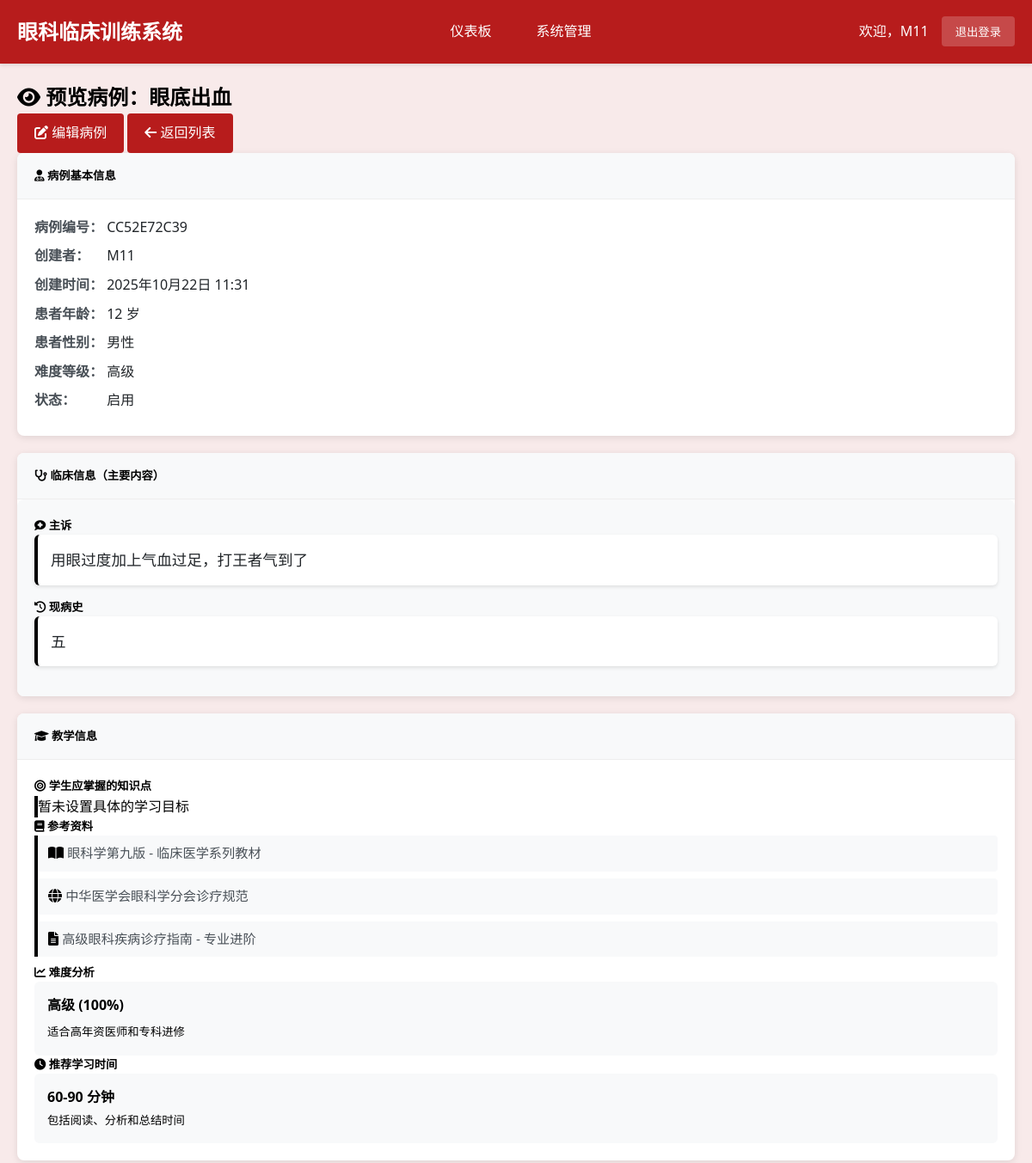
The app's page /teacher/clinical-cases/CC52E72C39/preview/ (signed in, upper part), older data.
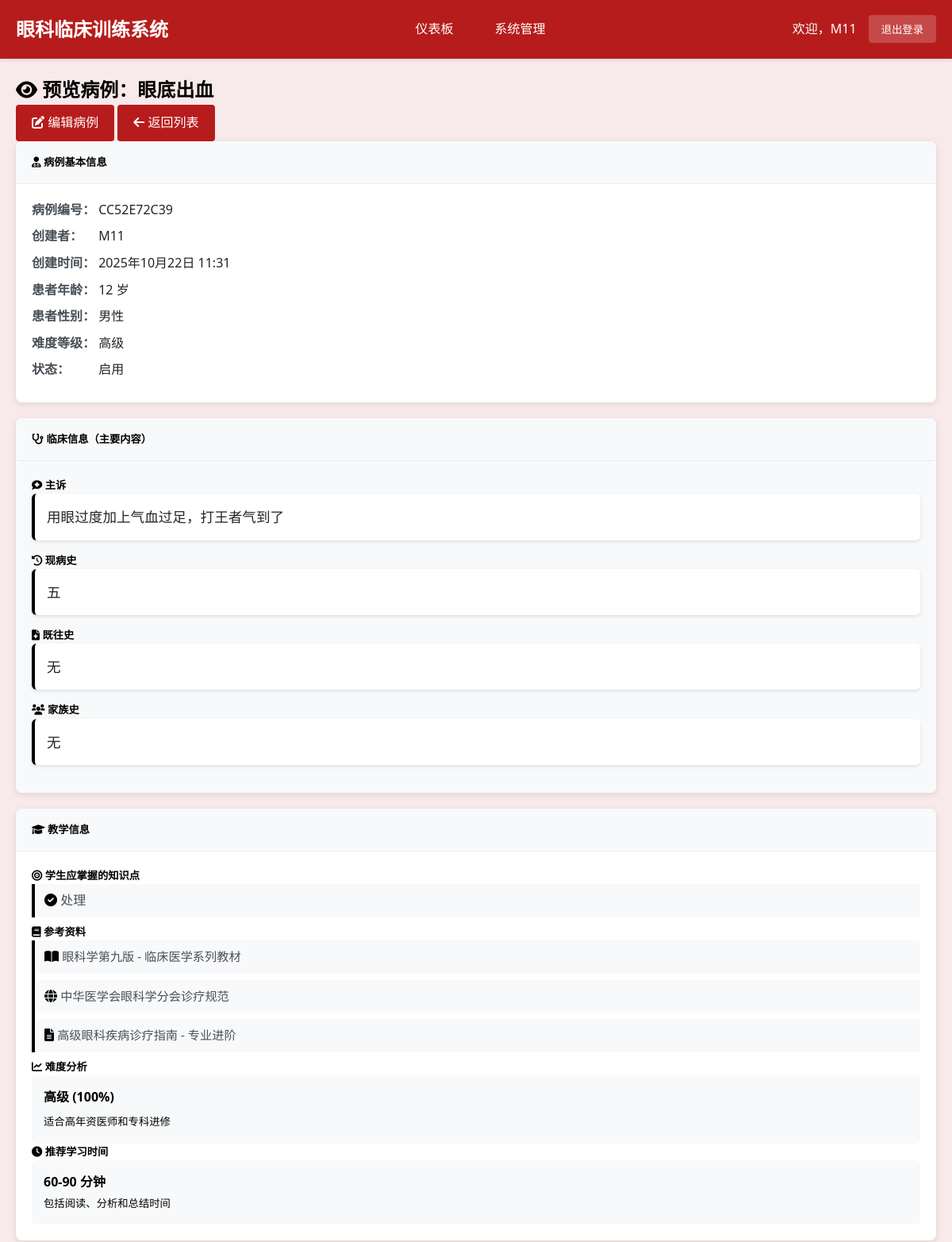
The same page, newer data.
### cases/models.py (models this page shows, shortened)
class ClinicalCase(models.Model):
    title = models.CharField(max_length=200, verbose_name="案例标题")
    case_id = models.CharField(max_length=50, unique=True, verbose_name="案例编号")
    patient_age = models.IntegerField(verbose_name="患者年龄")
    patient_gender = models.CharField(max_length=10, choices=[('M', '男'), ('F', '女')], verbose_name="患者性别")
    chief_complaint = models.TextField(verbose_name="主诉")
    present_illness = models.TextField(verbose_name="现病史")
    past_history = models.TextField(blank=True, verbose_name="既往史")
    family_history = models.TextField(blank=True, verbose_name="家族史")
    learning_objectives = models.JSONField(verbose_name="学习目标", help_text="JSON格式存储多个学习目标")
    difficulty_level = models.CharField(
        max_length=20,
        choices=[('beginner', '初级'), ('intermediate', '中级'), ('advanced', '高级')],
        default='intermediate',
        verbose_name="难度等级"
    )
    is_active = models.BooleanField(default=True, verbose_name="是否启用")
    created_by = models.ForeignKey(User, on_delete=models.CASCADE, verbose_name="创建者")
    created_at = models.DateTimeField(auto_now_add=True, verbose_name="创建时间")
    updated_at = models.DateTimeField(auto_now=True, verbose_name="更新时间")
    case_images = models.JSONField(blank=True, null=True, verbose_name="案例图片", help_text="存储图片路径的JSON数组")
    class Meta:
        verbose_name = "临床案例"
        verbose_name_plural = "临床案例"
        ordering = ['-created_at']

### cases/views.py (the view)
# urls.py: path('teacher/clinical-cases/<str:case_id>/preview/', views.teacher_clinical_case_preview, name='teacher_clinical_case_preview'),
@login_required
@user_passes_test(is_teacher, login_url='login')
def teacher_clinical_case_preview(request, case_id):
    case = get_object_or_404(ClinicalCase, case_id=case_id)
    context = {
        'case': case,
    }
    return render(request, 'teacher/clinical_case_preview.html', context)

### cases/views.py (called while the page is built)
def is_teacher(user):
    return user.groups.filter(name='Teachers').exists() or user.is_superuser

### cases/templates/teacher/clinical_case_preview.html (shortened to what the changed rows need)
{% extends 'base.html' %}
{% block content %}
<div class="container-fluid">
    <div class="row">
        <div class="col-12">
            <div class="d-flex justify-content-between align-items-center mb-3">
                <h2>
                    <i class="fas fa-eye"></i> 预览病例：{{ case.title }}
                </h2>
                <div>
                    <a href="{% url 'teacher_clinical_case_edit' case.case_id %}" class="btn btn-outline-primary">
                    </a>
                    <a href="{% url 'teacher_clinical_case_list' %}" class="btn btn-secondary ml-2">
                    </a>
                </div>
            </div>
            <div class="card mb-4">
                <div class="card-body">
                    <div class="row mb-3">
                        <div class="col-md-4">
                            <div class="info-item">
                                <span class="info-label">病例编号：</span>
                                <span class="info-value">{{ case.case_id }}</span>
                            </div>
                        </div>
                        <div class="col-md-4">
                            <div class="info-item">
                                <span class="info-label">创建者：</span>
                                <span class="info-value">{{ case.created_by.username }}</span>
                            </div>
                        </div>
                        <div class="col-md-4">
                            <div class="info-item">
                                <span class="info-label">创建时间：</span>
                                <span class="info-value">{{ case.created_at|date:"Y年n月j日 H:i" }}</span>
                            </div>
                        </div>
                    </div>
                    <div class="row mb-3">
                        <div class="col-md-3">
                            <div class="info-item">
                                <span class="info-label">患者年龄：</span>
                                <span class="info-value">{{ case.patient_age }} 岁</span>
                            </div>
                        </div>
                        <div class="col-md-3">
                            <div class="info-item">
                                <span class="info-value">
                                    <span class="badge {% if case.difficulty_level == 'beginner' %}badge-success{% elif case.difficulty_level == 'intermediate' %}badge-warning{% else %}badge-danger{% endif %}">
                                        {{ case.get_difficulty_level_display }}
                                    </span>
                                </span>
                            </div>
                        </div>
                    </div>
                </div>
            </div>
            <div class="card mb-4">
                <div class="card-body clinical-content">
                    <div class="row">
                        <div class="col-12">
                            <h5 class="font-weight-bold text-info mb-3"><i class="fas fa-comment-medical"></i> 主诉</h5>
                            <div class="clinical-section border-left border-info pl-4 mb-4">
                                <p class="clinical-text">{{ case.chief_complaint }}</p>
                            </div>
                            <h5 class="font-weight-bold text-info mb-3"><i class="fas fa-history"></i> 现病史</h5>
                            <div class="clinical-section border-left border-info pl-4 mb-4">
                                <p class="clinical-text">{{ case.present_illness|linebreaksbr }}</p>
                            </div>
                            {% if case.past_history %}
                            <h5 class="font-weight-bold text-info mb-3"><i class="fas fa-file-medical"></i> 既往史</h5>
                            <div class="clinical-section border-left border-info pl-4 mb-4">
                                <p class="clinical-text">{{ case.past_history|linebreaksbr }}</p>
                            </div>
                            {% endif %}
                            {% if case.family_history %}
                            <h5 class="font-weight-bold text-info mb-3"><i class="fas fa-users"></i> 家族史</h5>
                            <div class="clinical-section border-left border-info pl-4 mb-4">
                                <p class="clinical-text">{{ case.family_history|linebreaksbr }}</p>
                            </div>
                            {% endif %}
                        </div>
                    </div>
                </div>
            </div>
            <div class="card mb-4">
                <div class="card-body">
                    <div class="row">
                        <div class="col-md-8">
                            {% if case.learning_objectives %}
                            <h5 class="font-weight-bold text-success mb-3"><i class="fas fa-bullseye"></i> 学生应掌握的知识点</h5>
                            <div class="border-left border-success pl-4 mb-4">
                                <div class="knowledge-points">
                                    {% for objective in case.learning_objectives %}
                                    <div class="knowledge-item mb-2">
                                        <i class="fas fa-check-circle text-success mr-2"></i>
                                        <span class="knowledge-text">{{ objective }}</span>
                                    </div>
                                    {% endfor %}
                                </div>
                            </div>
                            {% else %}
                            <h5 class="font-weight-bold text-success mb-3"><i class="fas fa-bullseye"></i> 学生应掌握的知识点</h5>
                            <div class="border-left border-success pl-4 mb-4">
                                <p class="text-muted">暂未设置具体的学习目标</p>
                            </div>
                            {% endif %}
                            <h5 class="font-weight-bold text-success mb-3"><i class="fas fa-book"></i> 参考资料</h5>
                            <div class="border-left border-success pl-4 mb-4">
                                <div class="reference-materials">
                                </div>
                            </div>
                        </div>
                    </div>
                </div>
            </div>
        </div>
    </div>
</div>
{% endblock %}

Row changes from the older to the newer data that the page shows:
changed ClinicalCase "眼底出血": past_history (not shown) → "无"; family_history (not shown) → "无"; learning_objectives "[]" → "[\"\\u5904\\u7406\"]" (drawn)
Text that changed along with them:
text no longer shown: "暂未设置具体的学习目标"
text now shown: "既往史 家族史"
new list line: "处理"
